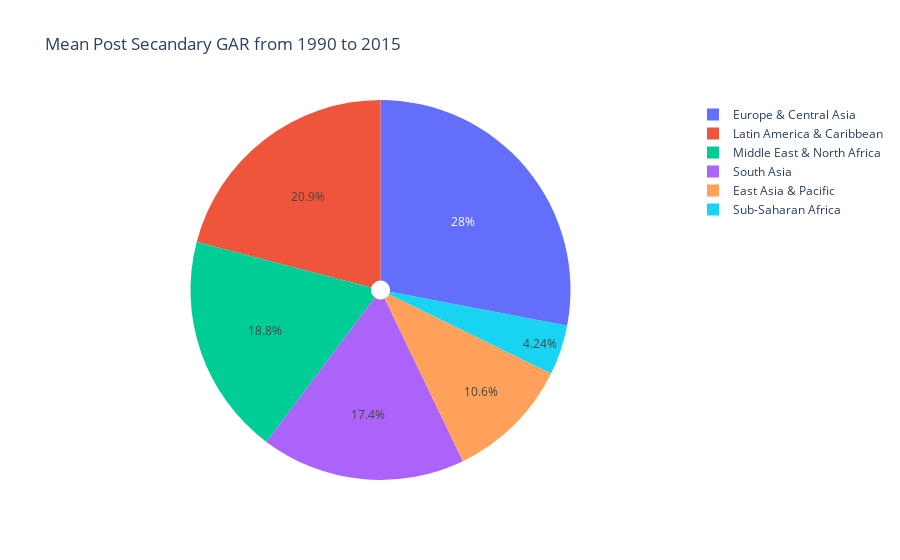

Source (notebook cell):
### Markdown cell above
***
### Which regions have the highest GAR ?
***

### Code cell
q1 = tmp.groupby(['Indicator Name','Region'])['Value'].mean()['DHS: Gross attendance rate. Post Secondary'].sort_values(ascending=False)

q1 = q1.to_frame().reset_index()
q1['Value'] = round(q1['Value'],1)

fig = px.pie(q1, values='Value', names='Region', hole=0.05, hover_data={'Region':False},
             title=f'Mean Post Secandary GAR from {start_year} to {last_year}')
fig.show()
###
from IPython.display import Image, display
display(Image(filename='pieplot.png'))

### Figure 1 — Plotly figure (JSON) as saved in the notebook; plotly's stock layout.template omitted (floating-point values rounded to 4 significant figures)
{"data": [{"customdata": [["Europe & Central Asia"], ["Latin America & Caribbean"], ["Middle East & North Africa"], ["South Asia"], ["East Asia & Pacific"], ["Sub-Saharan Africa"]], "domain": {"x": [0, 1], "y": [0, 1]}, "hole": 0.05, "hovertemplate": "Value=%{value}<extra></extra>", "labels": ["Europe & Central Asia", "Latin America & Caribbean", "Middle East & North Africa", "South Asia", "East Asia & Pacific", "Sub-Saharan Africa"], "legendgroup": "", "name": "", "showlegend": true, "type": "pie", "values": [19.8, 14.8, 13.3, 12.3, 7.5, 3]}], "layout": {"legend": {"tracegroupgap": 0}, "title": {"text": "Mean Post Secandary GAR from 1990 to 2015"}}}
